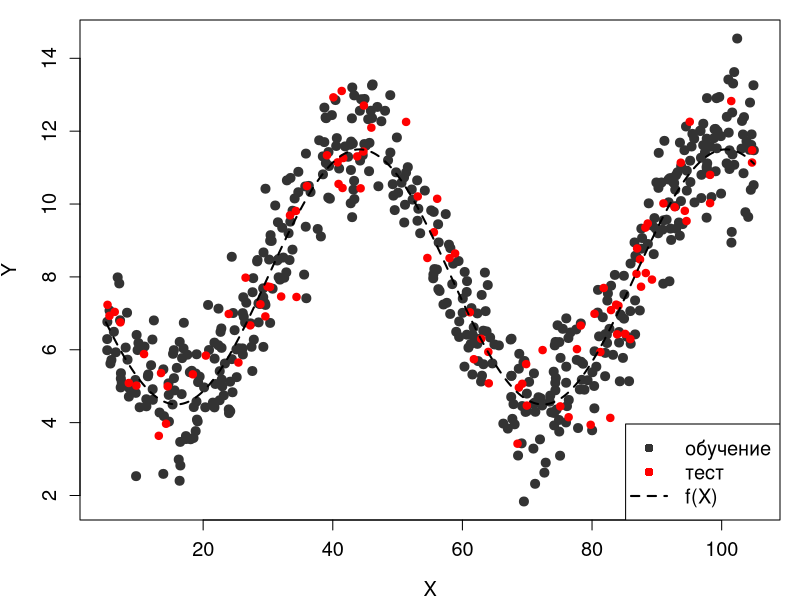
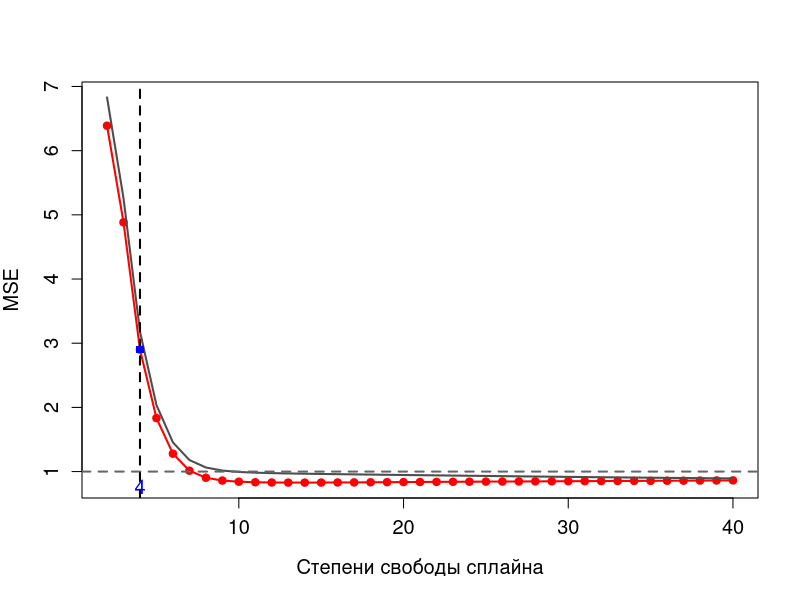
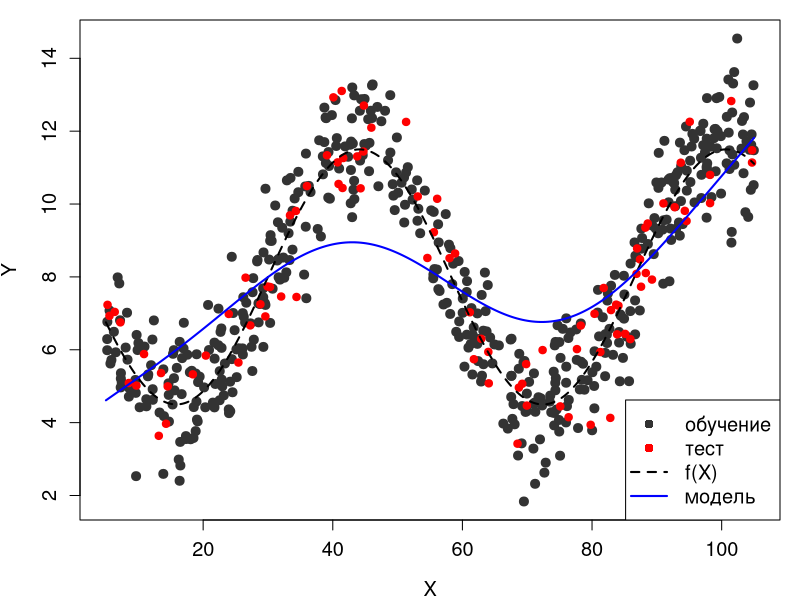

Reproduce these figures in R, in order.
#  Генерируем данные ###########################################################

# ядро
my.seed <- 1486372882

# наблюдений всего
n.all <- 600
# доля обучающей выборки
train.percent <- 0.85
# стандартное отклонение случайного шума
res.sd <- 1
# границы изменения X
x.min <- 5
x.max <- 105

# фактические значения x
set.seed(my.seed)
x <- runif(x.min, x.max, n = n.all)
x[1:10]

# случайный шум
set.seed(my.seed)
res <- rnorm(0, res.sd, n = n.all)
res[1:10]

# отбираем наблюдения в обучающую выборку
set.seed(my.seed)
inTrain <- sample(seq_along(x), 
                  size = n.all*train.percent)
inTrain[1:10]

# истинная функция взаимосвязи 
y.func <- function(x) {8 + 3.5*sin((x - 30)/9)}
# для графика истинной взаимосвязи
x.line <- seq(x.min, x.max, length = n.all)
y.line <- y.func(x.line)

# фактические значения y (с шумом)
y <- y.func(x) + res
y[1:10]

# Создаём векторы с данными для построения графиков ############################

# наблюдения на обучающей выборке
x.train <- x[inTrain]
y.train <- y[inTrain]

# наблюдения на тестовой выборке
x.test <- x[-inTrain]
y.test <- y[-inTrain]

#  График 1: Исходные данные на график #########################################
png(filename = 'pic04.png', bg = 'transparent')
# убираем широкие поля рисунка
par(mar = c(4, 4, 1, 1))

# наименьшие/наибольшие значения по осям
x.lim <- c(x.min, x.max)
y.lim <- c(min(y), max(y))

# наблюдения с шумом (обучающая выборка)
plot(x.train, y.train, 
     col = grey(0.2), bg = grey(0.2), pch = 21,
     xlab = 'X', ylab = 'Y', 
     xlim = x.lim, ylim = y.lim, 
     cex = 1.2, cex.lab = 1.2, cex.axis = 1.2)

# наблюдения тестовой выборки
points(x.test, y.test,
       col = 'red', bg = 'red', pch = 21)

# истинная функция
lines(x.line, y.line,
      lwd = 2, lty = 2)

# легенда
legend('bottomright', legend = c('обучение', 'тест', 'f(X)'),
       pch = c(16, 16, NA), 
       col = c(grey(0.2), 'red', 'black'),  
       lty = c(0, 0, 2), lwd = c(1, 1, 2), cex = 1.2)
dev.off()


#  Строим модель ###############################################################

# модель 2 (сплайн с df = 6)
mod <- smooth.spline(x = x.train, y = y.train, df = 6)

# модельные значения для расчёта ошибок
y.model.train <- predict(mod, 
                         data.frame(x = x.train))$y[, 1]
y.model.train[1:10]
y.model.test <- predict(mod, 
                        data.frame(x = x.test))$y[, 1]
y.model.test[1:10]

# считаем средний квадрат ошибки на обучающей и тестовой выборке
MSE <- c(mean((y.train - y.model.train)^2),
         mean((y.test - y.model.test)^2))
names(MSE) <- c('train', 'test')
round(MSE, 2)

#  Цикл по степеням свободы ####################################################

# максимальное число степеней свободы для модели сплайна
max.df <- 40
# таблица для записи ошибок
tbl <- data.frame(df = 2:max.df)
# ошибки на обучающей выборке
tbl$MSE.train <- 0
# ошибки на тестовой выборке
tbl$MSE.test <- 0
head(tbl)

for (i in 2:max.df) {
  # модель
  mod <- smooth.spline(x = x.train, 
                       y = y.train, 
                       df = i)
  
  # модельные значения для расчёта ошибок
  y.model.train <- 
    predict(mod, 
            data.frame(x = x.train))$y[, 1]
  y.model.test <- 
    predict(mod, 
            data.frame(x = x.test))$y[, 1]
  
  # считаем средний квадрат ошибки на обучающей и тестовой выборке
  MSE <- c(mean((y.train - y.model.train)^2),
           mean((y.test - y.model.test)^2))
  
  # записываем результат в таблицу
  tbl[tbl$df == i, c('MSE.train', 'MSE.test')] <- MSE
}

# первые строки таблицы
head(tbl)

#  График 2: Зависимость MSE от гибкости модели ################################
png(filename = 'pic05.png', bg = 'transparent')
plot(tbl$df, tbl$MSE.test,
     type = 'l', col = 'red', lwd = 2,
     xlab = 'Степени свободы сплайна', ylab = 'MSE',
     ylim = c(min(tbl$MSE.train, tbl$MSE.test), 
              max(tbl$MSE.train, tbl$MSE.test)),
     cex = 1.2, cex.lab = 1.2, cex.axis = 1.2)

points(tbl$df, tbl$MSE.test,
       pch = 21, col = 'red', bg = 'red')

lines(tbl$df, tbl$MSE.train, 
      col = grey(0.3), lwd = 2)
# неустранимая ошибка
abline(h = res.sd,
       lty = 2, col = grey(0.4), lwd = 2)

# степени свободы у наименьшей ошибки на тестовой выборке
min.MSE.test <- min(tbl$MSE.test)
df.min.MSE.test <- 
  tbl[tbl$MSE.test == min.MSE.test,
      'df']

# сообщение в консоль
message(paste0('Наименьшая MSE на тестовой выборке равна ', 
               round(min.MSE.test, 2),  
               ' и достигается при df = ', df.min.MSE.test, '.'))

# компромисс между точностью и простотой модели по графику
df.my.MSE.test <- 4
my.MSE.test <- 
  tbl[tbl$df == df.my.MSE.test,
      'MSE.test']

# сообщение в консоль
message(paste0('Компромисс между точностью и сложностью модели при df = ', 
               df.my.MSE.test, ', MSE = ', round(my.MSE.test, 2), '.'))

# ставим точку на графике
abline(v = 4,
       lty = 2, lwd = 2)
points(4, my.MSE.test,
       pch = 15, col = 'blue')
mtext(df.my.MSE.test, 
      side = 1, line = -1, at = df.my.MSE.test, col = 'blue', cex = 1.2)

dev.off()

#  График 3: Лучшая модель (компромисс между гибкостью и точностью) ############

mod.MSE.test <- 
  smooth.spline(x.train, y.train, 
                df = df.my.MSE.test)

# для гладких графиков модели
x.model.plot <- seq(x.min, x.max, length = 250)
y.model.plot <- predict(mod.MSE.test, data.frame(x = x.model.plot))$y[, 1]

png(filename = 'pic06.png', bg = 'transparent')
# убираем широкие поля рисунка
par(mar = c(4, 4, 1, 1))

# наименьшие/наибольшие значения по осям
x.lim <- c(x.min, x.max)
y.lim <- c(min(y), max(y))

# наблюдения с шумом (обучающая выборка)
plot(x.train, y.train,
     col = grey(0.2), bg = grey(0.2), pch = 21,
     xlab = 'X', ylab = 'Y', 
     xlim = x.lim, ylim = y.lim, 
     cex = 1.2, cex.lab = 1.2, cex.axis = 1.2)

# наблюдения тестовой выборки
points(x.test, y.test,
       col = 'red', bg = 'red', pch = 21)

# истинная функция
lines(x.line, y.line,
      lwd = 2, lty = 2)

# модель
lines(x.model.plot, y.model.plot,
      lwd = 2, col = 'blue')

# легенда
legend('bottomright', legend = c('обучение', 'тест', 'f(X)', 'модель'),
       pch = c(16, 16, NA, NA), 
       col = c(grey(0.2), 'red', 'black', 'blue'),  
       lty = c(0, 0, 2, 1), lwd = c(1, 1, 2, 2), cex = 1.2)

dev.off()